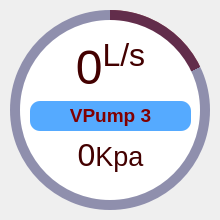
              <widget class="QFrame" name="cirProgBar_12">
               <property name="minimumSize">
                <size>
                 <width>220</width>
                 <height>220</height>
                </size>
               </property>
               <property name="frameShape">
                <enum>QFrame::NoFrame</enum>
               </property>
               <property name="frameShadow">
                <enum>QFrame::Raised</enum>
               </property>
               <widget class="QFrame" name="cirProg_14">
                <property name="geometry">
                 <rect>
                  <x>10</x>
                  <y>10</y>
                  <width>200</width>
                  <height>200</height>
                 </rect>
                </property>
                <property name="styleSheet">
                 <string notr="true">QFrame{
border-radius: 100px;
background-color: qconicalgradient(cx:0.5, cy:0.5, angle:90, stop:0.819892 rgba(0, 0, 8, 0), stop:0.820892 rgba(129, 0, 0, 255));
}</string>
                </property>
                <property name="frameShape">
                 <enum>QFrame::NoFrame</enum>
                </property>
                <property name="frameShadow">
                 <enum>QFrame::Raised</enum>
                </property>
               </widget>
               <widget class="QFrame" name="frame_30">
                <property name="geometry">
                 <rect>
                  <x>10</x>
                  <y>10</y>
                  <width>200</width>
                  <height>200</height>
                 </rect>
                </property>
                <property name="sizePolicy">
                 <sizepolicy hsizetype="Preferred" vsizetype="Preferred">
                  <horstretch>200</horstretch>
                  <verstretch>200</verstretch>
                 </sizepolicy>
                </property>
                <property name="minimumSize">
                 <size>
                  <width>200</width>
                  <height>200</height>
                 </size>
                </property>
                <property name="styleSheet">
                 <string notr="true">QFrame{
border-radius: 100px;
background-color: rgba(77, 77, 127, 150);
}</string>
                </property>
                <property name="frameShape">
                 <enum>QFrame::NoFrame</enum>
                </property>
                <property name="frameShadow">
                 <enum>QFrame::Raised</enum>
                </property>
               </widget>
               <widget class="QFrame" name="frame_31">
                <property name="geometry">
                 <rect>
                  <x>20</x>
                  <y>20</y>
                  <width>180</width>
                  <height>180</height>
                 </rect>
                </property>
                <property name="styleSheet">
                 <string notr="true">QFrame{
border-radius: 90;
	background-color: rgb(255, 255, 255);
}</string>
                </property>
                <property name="frameShape">
                 <enum>QFrame::StyledPanel</enum>
                </property>
                <property name="frameShadow">
                 <enum>QFrame::Raised</enum>
                </property>
                <widget class="QWidget" name="layoutWidget_14">
                 <property name="geometry">
                  <rect>
                   <x>10</x>
                   <y>20</y>
                   <width>161</width>
                   <height>134</height>
                  </rect>
                 </property>
                 <layout class="QGridLayout" name="gridLayout_17">
                  <item row="3" column="0">
                   <widget class="QLabel" name="progValue2_14">
                    <property name="font">
                     <font>
                      <pointsize>36</pointsize>
                     </font>
                    </property>
                    <property name="styleSheet">
                     <string notr="true">color: rgb(129, 0, 0);
background-color: rgba(0, 0, 0, 0);</string>
                    </property>
                    <property name="text">
                     <string>&lt;p&gt;&lt;span style=&quot; font-size:24pt; color:#430000;&quot;&gt;0&lt;/span&gt;&lt;span style=&quot; font-size:20pt; color:#430000;&quot;&gt;Kpa&lt;/span&gt;&lt;/p&gt;</string>
                    </property>
                    <property name="alignment">
                     <set>Qt::AlignCenter</set>
                    </property>
                   </widget>
                  </item>
                  <item row="1" column="0">
                   <widget class="QLabel" name="name_26">
                    <property name="font">
                     <font>
                      <pointsize>12</pointsize>
                      <weight>75</weight>
                      <bold>true</bold>
                     </font>
                    </property>
                    <property name="styleSheet">
                     <string notr="true">color: rgb(129, 0, 0);
background-color: rgb(85, 170, 255);
border-radius: 10px</string>
                    </property>
                    <property name="text">
                     <string>&lt;html&gt;&lt;head/&gt;&lt;body&gt;&lt;p&gt;&lt;span style=&quot; font-size:14pt;&quot;&gt;VPump 3&lt;/span&gt;&lt;/p&gt;&lt;/body&gt;&lt;/html&gt;</string>
                    </property>
                    <property name="alignment">
                     <set>Qt::AlignCenter</set>
                    </property>
                   </widget>
                  </item>
                  <item row="0" column="0">
                   <widget class="QLabel" name="progValue1_14">
                    <property name="font">
                     <font>
                      <pointsize>36</pointsize>
                     </font>
                    </property>
                    <property name="styleSheet">
                     <string notr="true">color: rgb(129, 0, 0);
background-color: rgba(0, 0, 0, 0);</string>
                    </property>
                    <property name="text">
                     <string>&lt;p&gt;&lt;span style=&quot; color:#430000;&quot;&gt;0&lt;/span&gt;&lt;span style=&quot; color:#430000; vertical-align:super;&quot;&gt;L/s&lt;/span&gt;&lt;/p&gt;</string>
                    </property>
                    <property name="alignment">
                     <set>Qt::AlignCenter</set>
                    </property>
                   </widget>
                  </item>
                 </layout>
                </widget>
               </widget>
              </widget>
